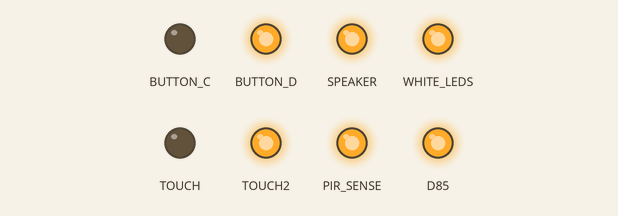
Simulated run of this program. Board: Raspberry Pi (BCM pin numbers). On the bench: output pins drawn as LEDs (lit = HIGH). Parts the program declares active-low are drawn by pin level, so they are really on while drawn off. At 8.4 s the program stops and its outputs stay as they are.

Above: at 0.05 s.
At 0.85 s:
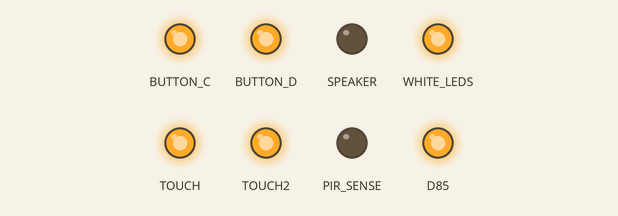
At 2.15 s:
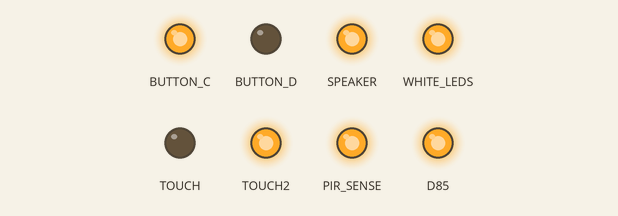
At 4.25 s:
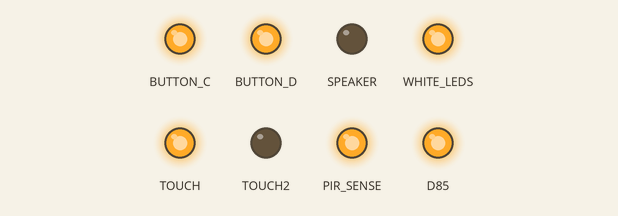
At 6.25 s:
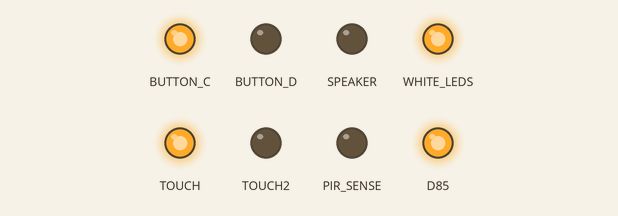
At 8.5 s:
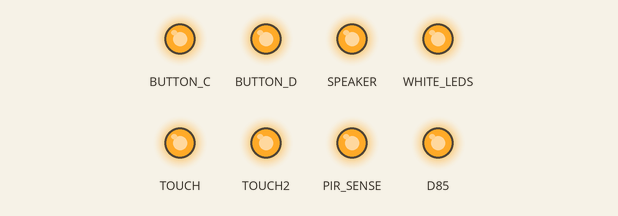
Timing chart, 0 to 9.9 s (numbered marks = the images above):
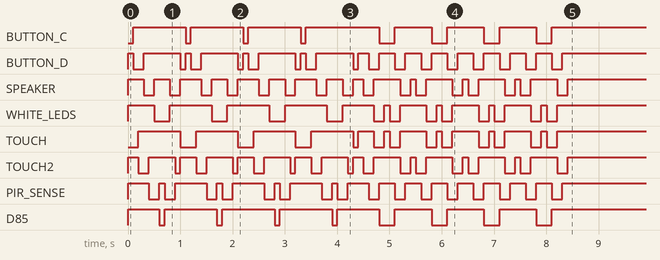

Measured:
- by itself, BUTTON_C: goes 3 × (HIGH 1.0 s, LOW 0.10 s), HIGH 1.4 s, 3 × (LOW 0.30 s, HIGH 0.70 s), LOW 0.30 s, then HIGH
- by itself, BUTTON_D: LOW → HIGH at 0.00 s, → LOW 0.10 s later, → HIGH 0.20 s later, → LOW 0.70 s later, … (33 changes in this stretch)
- by itself, SPEAKER: LOW → HIGH at 0.00 s, → LOW 0.30 s later, → HIGH 0.20 s later, → LOW 0.30 s later, … (33 changes in this stretch)
- by itself, WHITE_LEDS: LOW → HIGH at 0.00 s, → LOW 0.50 s later, → HIGH 0.30 s later, → LOW 0.80 s later, … (25 changes in this stretch)
- by itself, TOUCH: LOW → HIGH at 0.20 s, → LOW 0.80 s later, → HIGH 0.30 s later, → LOW 0.80 s later, … (25 changes in this stretch)
- by itself, TOUCH2: LOW → HIGH at 0.00 s, → LOW 0.20 s later, → HIGH 0.20 s later, → LOW 0.50 s later, … (33 changes in this stretch)
- by itself, PIR_SENSE: LOW → HIGH at 0.00 s, → LOW 0.40 s later, → HIGH 0.20 s later, → LOW 0.10 s later, … (33 changes in this stretch)
- by itself, D85: goes HIGH 0.60 s, 3 × (LOW 0.10 s, HIGH 1.0 s), LOW 0.10 s, 4 × (HIGH 0.80 s, LOW 0.30 s), then HIGH

The program:

pmod-ledx8-sample.py
```python
import gpiod
import time

class PmodLEDx8:
    def __init__(self, chip_path, line_list):
        self.line_settings = gpiod.LineSettings(
            direction    = gpiod.line.Direction.OUTPUT,
            output_value = gpiod.line.Value.INACTIVE,
            active_low   = True
        )
        self.line_list   = line_list
        self.line_config = {line: self.line_settings for line in line_list}
        self.lines       = gpiod.request_lines(
            chip_path,
            consumer     = "pmod-ledx8",
            config       = self.line_config
        )

    def turn_on(self, index):
        line = self.line_list[index]
        self.lines.set_value(line, gpiod.line.Value.ACTIVE)

    def turn_off(self, index):
        line = self.line_list[index]
        self.lines.set_value(line, gpiod.line.Value.INACTIVE)

    def turn_all(self, value):
        for i in range(len(self.line_list)):
            if value & (1 << i):
                self.turn_on(i)
            else:
                self.turn_off(i)


if __name__ == '__main__':
    pmod_led     = PmodLEDx8('/dev/gpiochip1', [78,82,79,83,80,84,81,85])

    pattern_list = [0x03,0x06,0x0c,0x18,0x30,0x60,0xc0,0x60,0x30,0x18,0x06]
    for count in range(4):
        for pattern in pattern_list:
            pmod_led.turn_all(pattern)
            time.sleep(0.1)

    pattern_list = [0x00,0x18,0x3C,0x66,0xC3,0x81,0xC3,0x66,0x3C,0x18]
    for count in range(4):
        for pattern in pattern_list:
            pmod_led.turn_all(pattern)
            time.sleep(0.1)
    pmod_led.turn_all(0)
```
